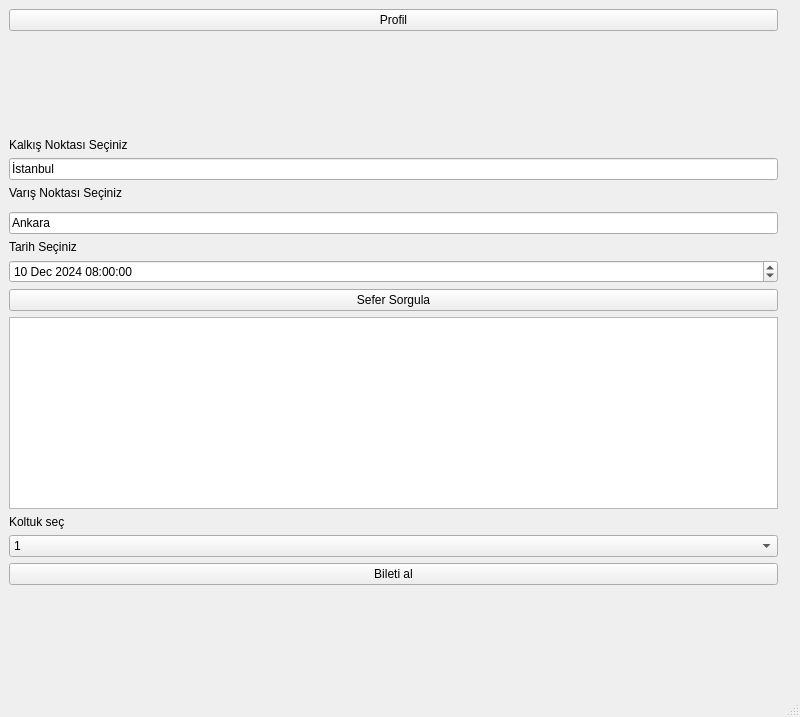
<?xml version="1.0" encoding="UTF-8"?>
<ui version="4.0">
 <class>MainWindowMusAnaEkran</class>
 <widget class="QMainWindow" name="MainWindowMusAnaEkran">
  <property name="geometry">
   <rect>
    <x>0</x>
    <y>0</y>
    <width>800</width>
    <height>717</height>
   </rect>
  </property>
  <property name="windowTitle">
   <string>Müşteri Ana Ekranı</string>
  </property>
  <widget class="QWidget" name="centralwidget">
   <layout class="QGridLayout" name="gridLayout">
    <item row="13" column="0">
     <widget class="QComboBox" name="comboBoxKoltuk">
      <item>
       <property name="text">
        <string>1</string>
       </property>
      </item>
      <item>
       <property name="text">
        <string>2</string>
       </property>
      </item>
      <item>
       <property name="text">
        <string>3</string>
       </property>
      </item>
      <item>
       <property name="text">
        <string>4</string>
       </property>
      </item>
      <item>
       <property name="text">
        <string>5</string>
       </property>
      </item>
      <item>
       <property name="text">
        <string>6</string>
       </property>
      </item>
      <item>
       <property name="text">
        <string>7</string>
       </property>
      </item>
      <item>
       <property name="text">
        <string>8</string>
       </property>
      </item>
      <item>
       <property name="text">
        <string>9</string>
       </property>
      </item>
      <item>
       <property name="text">
        <string>10</string>
       </property>
      </item>
      <item>
       <property name="text">
        <string>11</string>
       </property>
      </item>
      <item>
       <property name="text">
        <string>12</string>
       </property>
      </item>
      <item>
       <property name="text">
        <string>13</string>
       </property>
      </item>
      <item>
       <property name="text">
        <string>14</string>
       </property>
      </item>
      <item>
       <property name="text">
        <string>15</string>
       </property>
      </item>
      <item>
       <property name="text">
        <string>16</string>
       </property>
      </item>
      <item>
       <property name="text">
        <string>17</string>
       </property>
      </item>
      <item>
       <property name="text">
        <string>18</string>
       </property>
      </item>
      <item>
       <property name="text">
        <string>19</string>
       </property>
      </item>
      <item>
       <property name="text">
        <string>20</string>
       </property>
      </item>
      <item>
       <property name="text">
        <string>21</string>
       </property>
      </item>
      <item>
       <property name="text">
        <string>22</string>
       </property>
      </item>
      <item>
       <property name="text">
        <string>23</string>
       </property>
      </item>
      <item>
       <property name="text">
        <string>24</string>
       </property>
      </item>
      <item>
       <property name="text">
        <string>25</string>
       </property>
      </item>
      <item>
       <property name="text">
        <string>26</string>
       </property>
      </item>
      <item>
       <property name="text">
        <string>27</string>
       </property>
      </item>
      <item>
       <property name="text">
        <string>28</string>
       </property>
      </item>
      <item>
       <property name="text">
        <string>29</string>
       </property>
      </item>
      <item>
       <property name="text">
        <string>30</string>
       </property>
      </item>
      <item>
       <property name="text">
        <string>31</string>
       </property>
      </item>
      <item>
       <property name="text">
        <string>32</string>
       </property>
      </item>
      <item>
       <property name="text">
        <string>33</string>
       </property>
      </item>
      <item>
       <property name="text">
        <string>34</string>
       </property>
      </item>
      <item>
       <property name="text">
        <string>35</string>
       </property>
      </item>
      <item>
       <property name="text">
        <string>36</string>
       </property>
      </item>
      <item>
       <property name="text">
        <string>37</string>
       </property>
      </item>
      <item>
       <property name="text">
        <string>38</string>
       </property>
      </item>
      <item>
       <property name="text">
        <string>39</string>
       </property>
      </item>
      <item>
       <property name="text">
        <string>40</string>
       </property>
      </item>
     </widget>
    </item>
    <item row="11" column="0">
     <widget class="QTableWidget" name="tableWidgetSeferler"/>
    </item>
    <item row="0" column="0">
     <widget class="QPushButton" name="profilButton">
      <property name="text">
       <string>Profil</string>
      </property>
     </widget>
    </item>
    <item row="4" column="0">
     <widget class="QLineEdit" name="kalkisNoktasi">
      <property name="text">
       <string>İstanbul</string>
      </property>
     </widget>
    </item>
    <item row="5" column="0">
     <widget class="QLabel" name="label_6">
      <property name="text">
       <string>Varış Noktası Seçiniz</string>
      </property>
     </widget>
    </item>
    <item row="10" column="0">
     <widget class="QPushButton" name="seferSorgulaButton">
      <property name="text">
       <string>Sefer Sorgula</string>
      </property>
     </widget>
    </item>
    <item row="7" column="0">
     <widget class="QLineEdit" name="varisNoktasi">
      <property name="text">
       <string>Ankara</string>
      </property>
     </widget>
    </item>
    <item row="4" column="1" rowspan="7">
     <widget class="QLabel" name="label">
      <property name="text">
       <string/>
      </property>
     </widget>
    </item>
    <item row="14" column="0">
     <widget class="QPushButton" name="biletAlButton">
      <property name="text">
       <string>Bileti al</string>
      </property>
     </widget>
    </item>
    <item row="3" column="0">
     <widget class="QLabel" name="label_5">
      <property name="text">
       <string>Kalkış Noktası Seçiniz</string>
      </property>
     </widget>
    </item>
    <item row="2" column="0">
     <spacer name="verticalSpacer_3">
      <property name="orientation">
       <enum>Qt::Vertical</enum>
      </property>
      <property name="sizeHint" stdset="0">
       <size>
        <width>20</width>
        <height>40</height>
       </size>
      </property>
     </spacer>
    </item>
    <item row="8" column="0">
     <widget class="QLabel" name="label_7">
      <property name="text">
       <string>Tarih Seçiniz</string>
      </property>
     </widget>
    </item>
    <item row="1" column="0" colspan="2">
     <layout class="QHBoxLayout" name="horizontalLayout"/>
    </item>
    <item row="16" column="0">
     <spacer name="verticalSpacer">
      <property name="orientation">
       <enum>Qt::Vertical</enum>
      </property>
      <property name="sizeHint" stdset="0">
       <size>
        <width>20</width>
        <height>40</height>
       </size>
      </property>
     </spacer>
    </item>
    <item row="9" column="0">
     <widget class="QDateTimeEdit" name="tarih">
      <property name="date">
       <date>
        <year>2024</year>
        <month>12</month>
        <day>10</day>
       </date>
      </property>
      <property name="time">
       <time>
        <hour>8</hour>
        <minute>0</minute>
        <second>0</second>
       </time>
      </property>
     </widget>
    </item>
    <item row="12" column="0">
     <widget class="QLabel" name="label_2">
      <property name="text">
       <string>Koltuk seç</string>
      </property>
     </widget>
    </item>
   </layout>
  </widget>
  <widget class="QMenuBar" name="menubar">
   <property name="geometry">
    <rect>
     <x>0</x>
     <y>0</y>
     <width>800</width>
     <height>26</height>
    </rect>
   </property>
  </widget>
  <widget class="QStatusBar" name="statusbar"/>
 </widget>
 <resources/>
 <connections/>
</ui>
